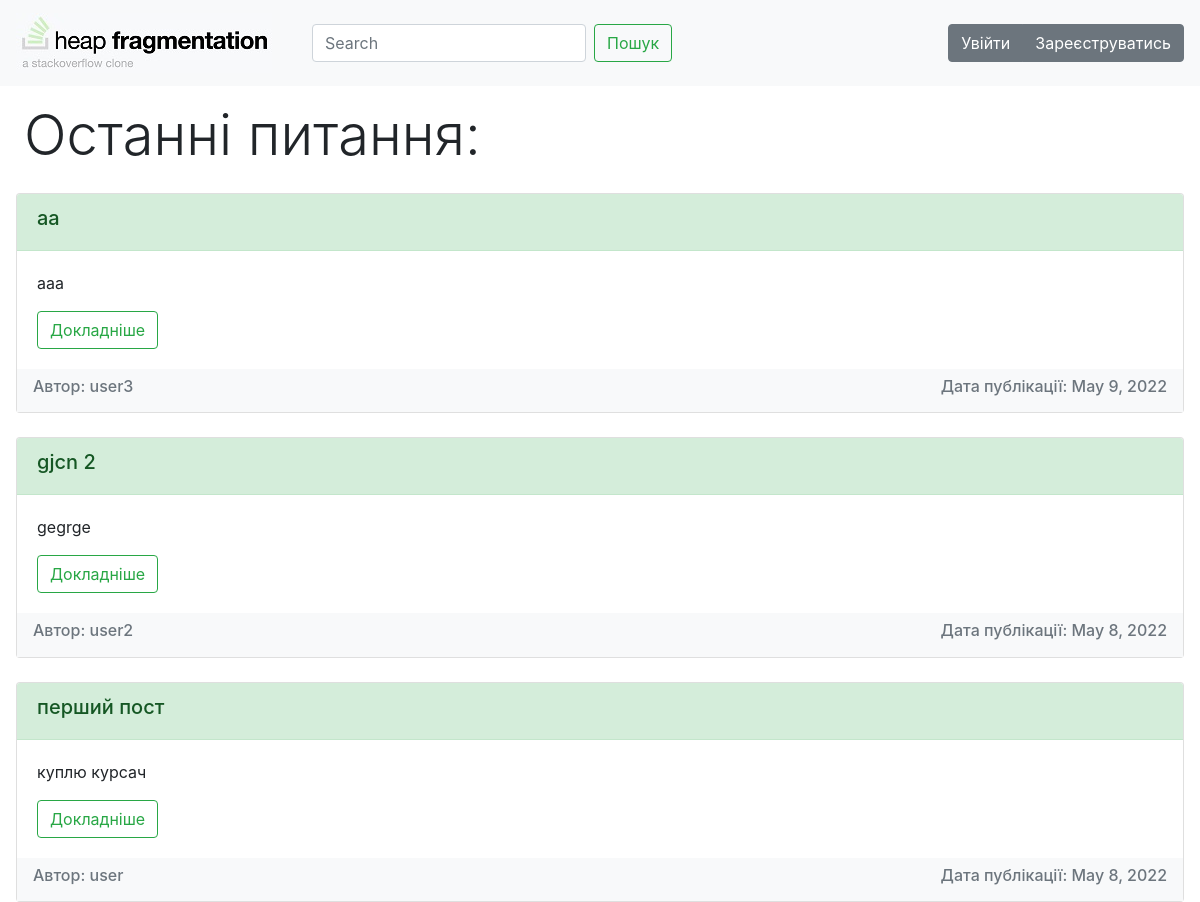
The page / on the database its author committed.
### advice_app/models.py (models this page shows, shortened)
class Post(models.Model):
    title = models.CharField("Заголовок", max_length=50)
    question = models.TextField("Питання")
    author = models.ForeignKey(User, on_delete=models.CASCADE)
    isClosed = models.BooleanField("Cтатус")
    date = models.DateField(auto_now=True)

### advice_app/views.py (the view)
# urls.py: path('', views.Main_page.as_view(), name='index'),
class Main_page(ListView):
    model = Post
    queryset = Post.objects.order_by('-id')[:10]
    template_name = "advice_app/index.html"

### advice_app/templates/advice_app/index.html (shortened to what this page needs)
{% extends 'advice_app/base.html' %}
{% block content %}
<h1 class="display-4 mx-4 my-3">Останні питання:</h1>
{% include 'advice_app/post.html' %}
{% endblock %}

### advice_app/templates/advice_app/post.html
{% if object_list %}
  {% for i in object_list %}
    <div class="card mt-4 mx-3">
      <div class="card-header alert-success"><h5>{{ i.title }}</h5></div>
      <div class="card-body">
        <p class="card-text">{{ i.question|truncatewords:90 }}</p>
        <a href="{% url 'detail' i.id %}" class="btn btn-outline-success">Докладніше</a>
      </div>
      <div class="navbar navbar-light bg-light text-muted">
        <h6>Автор: {{ i.author }}</h6>
        <h6>Дата публікації: {{ i.date }}</h6>
      </div>
    </div>
  {% endfor %}
{% else %}
  <p>Наразі дописів немає</p>
{% endif %}

### rows shown on the page
Post: title "аа", question "ааа", author "user3", date "May 9, 2022"
Post: title "gjcn 2", question "gegrge", author "user2", date "May 8, 2022"
Post: title "перший пост", question "куплю курсач", author "user", date "May 8, 2022"
